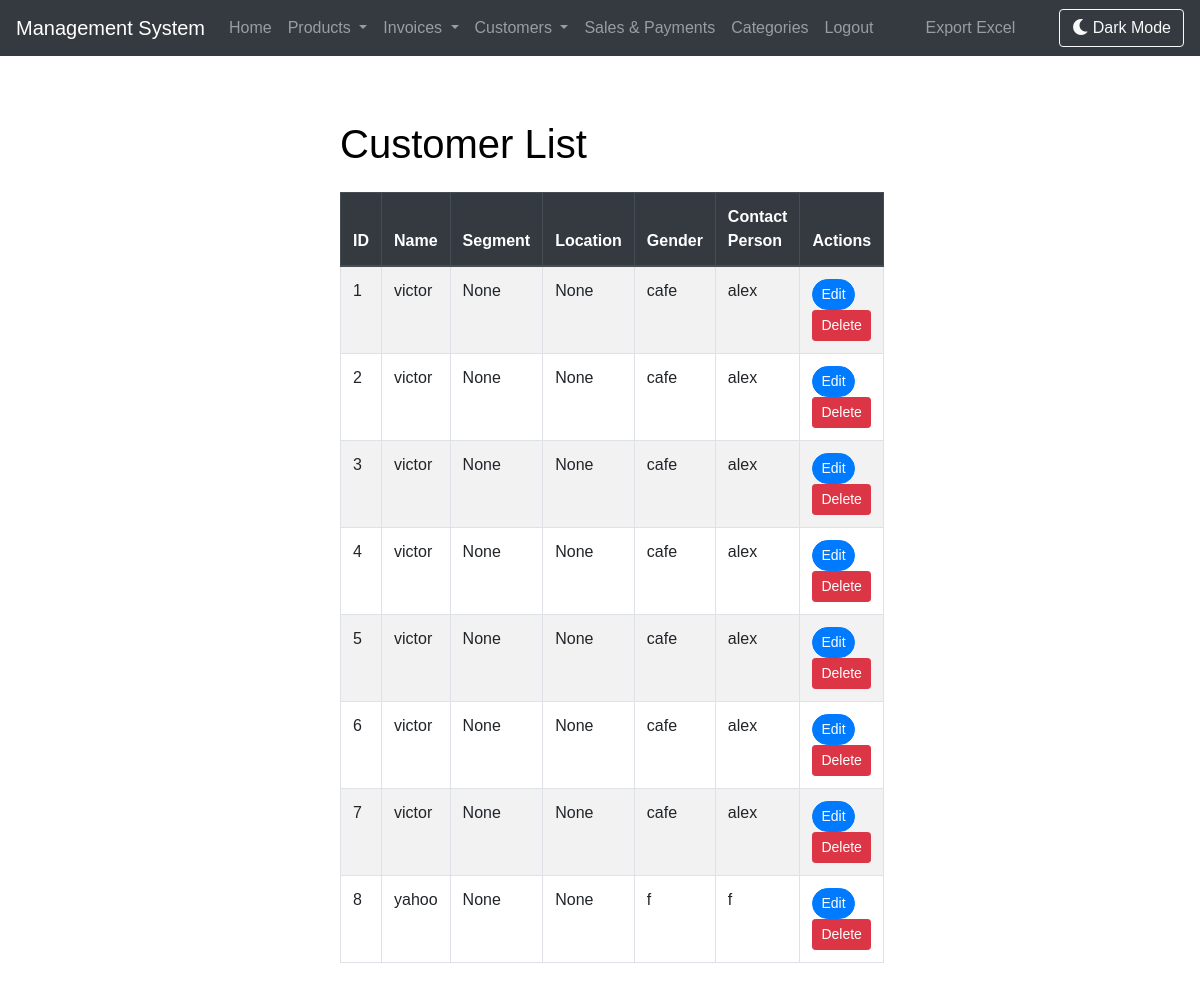
Page /customers (signed in) on the earlier database version.
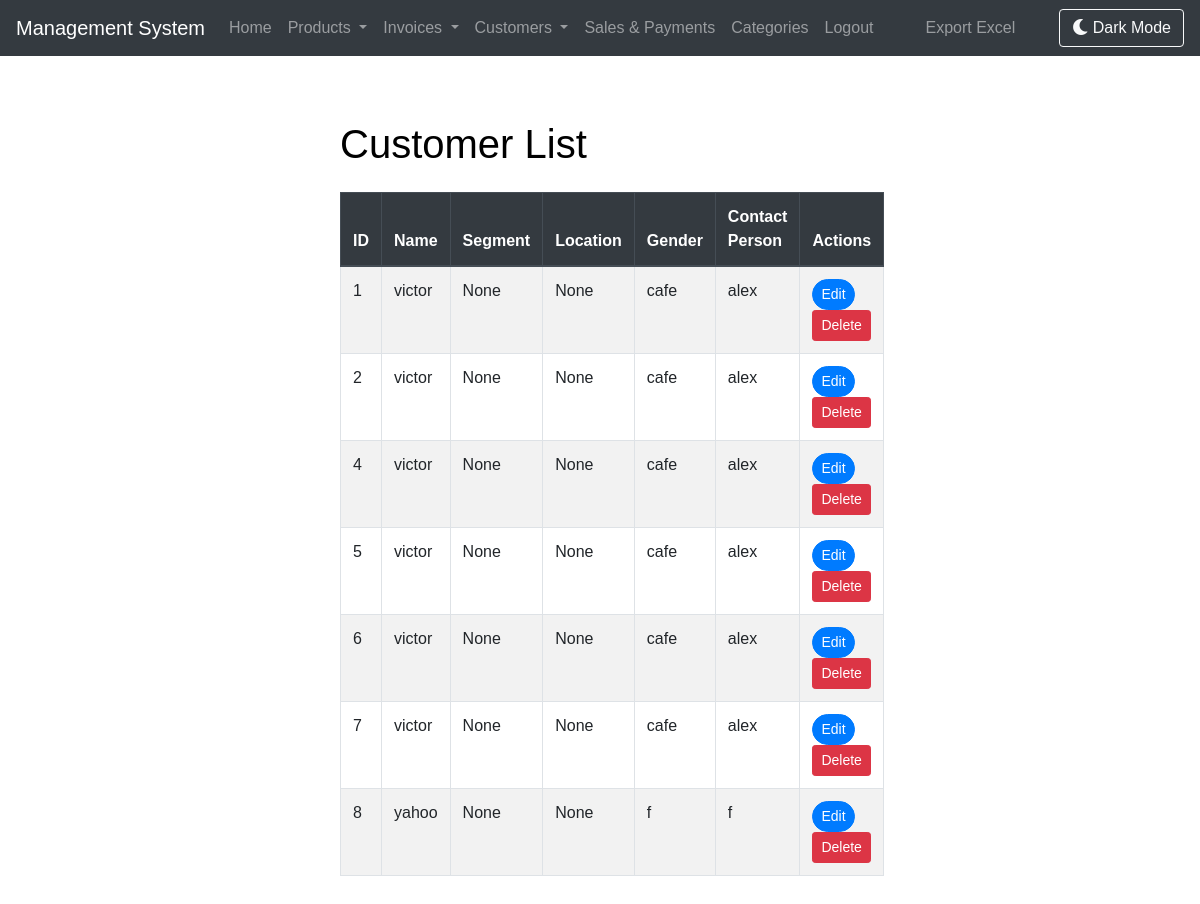
Same page on the later database version.
### tables this page shows
CREATE TABLE customers (
    id INTEGER PRIMARY KEY,
    name TEXT NOT NULL,
    email TEXT,
    phone TEXT,
    segment TEXT,
    location TEXT,
    gender TEXT,
    contact_person TEXT
);

### app.py (the view)
@app.route('/customers')
def customers():
    if is_logged_in():
        conn = sqlite3.connect('database.db')
        c = conn.cursor()
        c.execute("SELECT * FROM customers")
        customers = c.fetchall()
        conn.close()
        return render_template('customers.html', customers=customers, is_logged_in=is_logged_in())
    else:
        return redirect(url_for('login'))

### app.py (called while the page is built)
def is_logged_in():
    return 'username' in session

### templates/customers.html (shortened to what this page needs)
{% extends "base.html" %}
{% block content %}
<div class="container">
    <h1 class="mb-4">Customer List</h1>
    <div>
        <table class="table table-striped table-bordered table-hover custom-table" style="width: 100%;">
            <thead class="thead-dark">
                <tr>
                    <th>ID</th>
                    <th>Name</th>
                    <th>Segment</th>
                    <th>Location</th>
                    <th>Gender</th>
                    <th>Contact Person</th>
                    <th>Actions</th>
                </tr>
            </thead>
            <tbody>
                {% for customer in customers %}
                <tr class="table-row" data-href="{{ url_for('edit_customer', id=customer[0]) }}">
                    <td>{{ customer[0] }}</td>
                    <td>{{ customer[1] }}</td>
                    <td>{{ customer[2] }}</td>
                    <td>{{ customer[3] }}</td>
                    <td>{{ customer[4] }}</td>
                    <td>{{ customer[5] }}</td>
                    <td>
                        <a href="{{ url_for('edit_customer', customer_id=customer[0]) }}" class="btn btn-primary btn-sm mr-1 rounded-pill">Edit</a>
                        <form method="POST" action="{{ url_for('delete_customer', customer_id=customer[0]) }}" style="display: inline-block;">
                                <button type="submit" class="btn btn-sm btn-danger" onclick="return confirm('Are you sure you want to delete this customer?')">Delete</button>
                            </form>
                    </td>
                </tr>
                {% endfor %}
            </tbody>
        </table>
    </div>
</div>
{% endblock %}

Differences in the rows shown:
removed customers: id "3", name "victor", customer "None", segment "cafe", location "alex"
